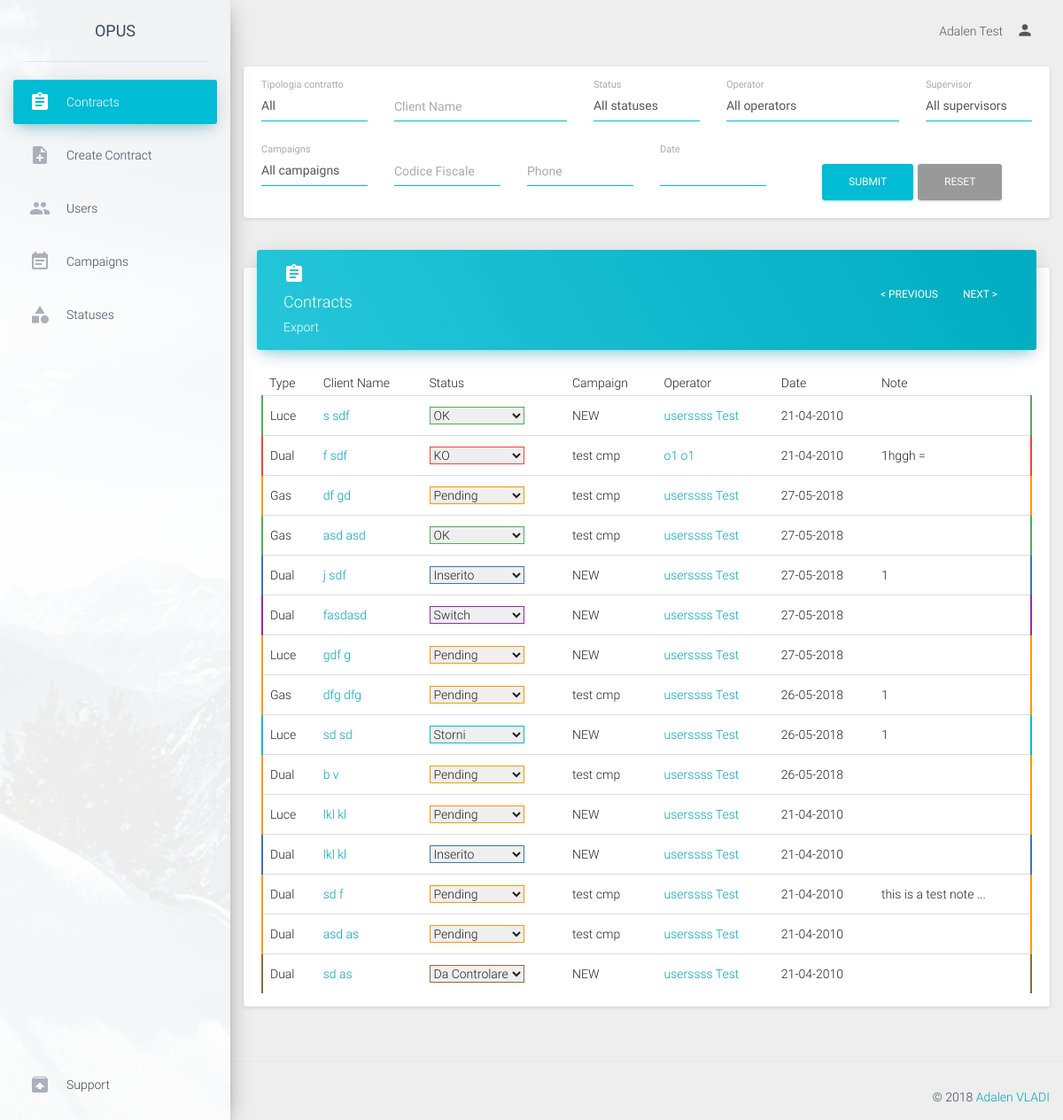
Before: /admin/contracts (signed in) with the older database file.
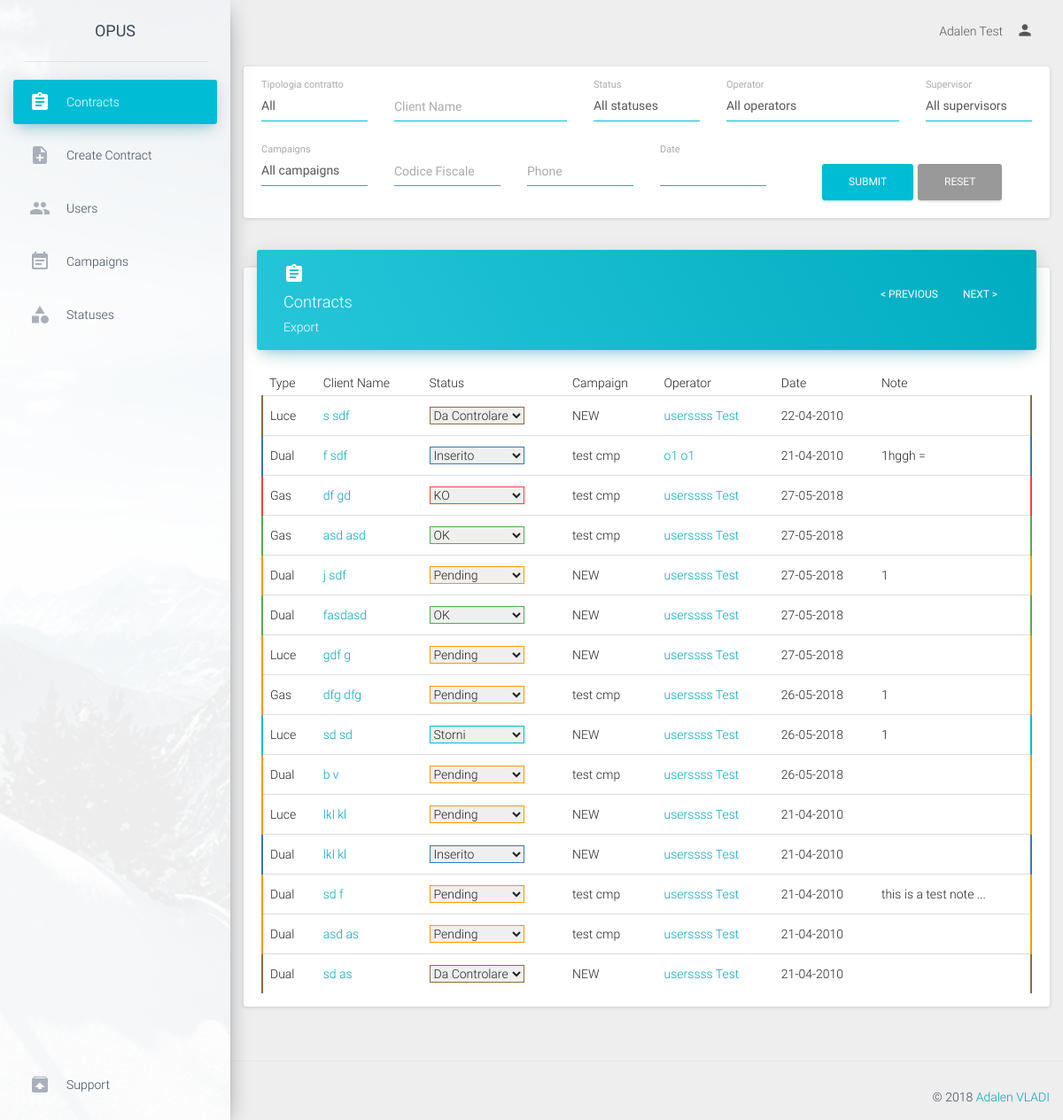
After: the same page with the newer database file.
### tables this page shows
CREATE TABLE `contracts` (
  `contract_id` int(11) NOT NULL,
  `contract_type` enum('luce','gas','dual') NOT NULL,
  `proposal_number` varchar(50) NOT NULL,
  `date` date NOT NULL,
  `ugm_cb` enum('true','false') NOT NULL DEFAULT 'false',
  `analisi_cb` enum('true','false') NOT NULL DEFAULT 'false',
  `iniziative_cb` enum('true','false') NOT NULL DEFAULT 'false',
  `toponimo` enum('via') NOT NULL,
  `address` text NOT NULL,
  `civico` varchar(30) NOT NULL,
  `price` varchar(50) NOT NULL,
  `location` varchar(100) NOT NULL,
  `uf_toponimo` enum('via') NOT NULL,
  `uf_address` text NOT NULL,
  `uf_civico` varchar(30) NOT NULL,
  `uf_price` varchar(50) NOT NULL,
  `uf_location` varchar(100) NOT NULL,
  `ddf_toponimo` enum('via') NOT NULL,
  `ddf_address` text NOT NULL,
  `ddf_civico` varchar(30) NOT NULL,
  `ddf_price` varchar(50) NOT NULL,
  `ddf_location` varchar(100) NOT NULL,
  `ubicazione_fornitura` enum('resident','non_resident') NOT NULL,
  `domicillazione_documenti_fatture` enum('residenza','ubicazione_fornitura','altro') NOT NULL,
  `listino` varchar(50) NOT NULL,
  `gas_request_type` varchar(50) NOT NULL,
  `gas_pdr` varchar(50) NOT NULL,
  `gas_fornitore_uscente` varchar(50) NOT NULL,
  `gas_consume_annuo` varchar(50) NOT NULL,
  `gas_tipo_riscaldamento` enum('true','false') NOT NULL,
  `gas_tipo_cottura_acqua` enum('true','false') NOT NULL,
  `gas_remi` varchar(50) NOT NULL,
  `gas_matricola` varchar(50) NOT NULL,
  `luce_request_type` varchar(50) NOT NULL,
  `luce_pod` varchar(50) NOT NULL,
  `luce_fornitore_uscente` varchar(50) NOT NULL,
  `luce_opzione_oraria` varchar(50) NOT NULL,
  `luce_potenza` varchar(50) NOT NULL,
  `luce_tensione` varchar(50) NOT NULL,
  `luce_consume_annuo` varchar(50) NOT NULL,
  `fature_via_email` enum('true','false') NOT NULL,
  `operator` int(11) NOT NULL COMMENT 'user id',
  `status` int(11) NOT NULL DEFAULT '1' COMMENT 'status id',
  `cancellation_reason` varchar(100) NOT NULL,
  `gender` enum('male','female') NOT NULL,
  `rag_sociale` text NOT NULL,
  `first_name` varchar(50) NOT NULL,
  `last_name` varchar(50) NOT NULL,
  `bussines_name` varchar(50) NOT NULL,
  `client_type` enum('personal','intestario','delega') NOT NULL,
  `tel_number` varchar(30) NOT NULL,
  `alt_number` varchar(30) NOT NULL,
  `cel_number` varchar(30) NOT NULL,
  `cel_number2` varchar(30) NOT NULL,
  `cel_number3` varchar(30) NOT NULL,
  `email` varchar(50) NOT NULL,
  `alt_email` varchar(50) NOT NULL,
  `birth_nation` varchar(50) NOT NULL,
  `vat_number` varchar(50) NOT NULL,
  `partita_iva` varchar(50) NOT NULL,
  `birth_date` date NOT NULL,
  `birth_municipality` varchar(50) NOT NULL,
  `delega_first_name` varchar(50) NOT NULL,
  `delega_last_name` varchar(50) NOT NULL,
  `delega_vat_number` varchar(100) NOT NULL,
  `document_type` enum('id_card','passport') NOT NULL,
  `document_number` varchar(100) NOT NULL,
  `document_date` date NOT NULL,
  `iban_code` varchar(50) NOT NULL,
  `iban_accounthoder` varchar(50) NOT NULL,
  `iban_fiscal_code` varchar(50) NOT NULL,
  `payment_type` enum('postal','cc') NOT NULL,
  `note` text NOT NULL,
  `campaign` int(11) NOT NULL COMMENT 'campaign_id',
  `supervisor` int(11) NOT NULL COMMENT 'user_id'
);

CREATE TABLE `campaigns` (
  `campaign_id` int(11) NOT NULL,
  `campaign_name` varchar(50) NOT NULL,
  `campaign_description` text NOT NULL
);

CREATE TABLE `users` (
  `user_id` int(11) NOT NULL,
  `username` varchar(50) NOT NULL,
  `password` text NOT NULL,
  `first_name` varchar(50) NOT NULL,
  `last_name` varchar(50) NOT NULL,
  `role` enum('operator','supervisor','backoffice','admin') NOT NULL DEFAULT 'operator',
  `supervisor` int(11) NOT NULL COMMENT 'user_id'
);

### application/controller/admin.php (called while the page is built, shortened)
<?php
class admin extends Controller
{
    function contracts(){
        $operators=$this->model->getUsersByRole('operator');
    	$contracts=$this->model->getContracts();
        $campaigns=$this->model->getCampaigns();
        $statuses=$this->model->getStatuses();
   		require APP . 'view/admin/header.php';
        require APP . 'view/admin/contracts.php';
        require APP . 'view/admin/footer.php';
    }
}

### public/index.php (called while the page is built, shortened)
<?php
require APP . 'core/controller.php';
$app = new Application();

### application/core/controller.php (called while the page is built, shortened)
<?php
class Controller
{
    public $db = null;
    private function openDatabaseConnection()
    {
        $options = array(PDO::ATTR_DEFAULT_FETCH_MODE => PDO::FETCH_OBJ, PDO::ATTR_ERRMODE => PDO::ERRMODE_WARNING);
        $this->db = new PDO(DB_TYPE . ':host=' . DB_HOST . ';dbname=' . DB_NAME . ';charset=' . DB_CHARSET, DB_USER, DB_PASS, $options);
    }
    public function loadModel()
    {
        if (isset($_SESSION['role'])) {
            switch ($_SESSION['role']) {
                case 'admin':
                    require APP . 'model/admin.php';
                    break;
            }
        }else{
            require APP . 'model/model.php';
        }
        $this->model = new Model($this->db);
    }
}

### application/model/admin.php (called while the page is built, shortened)
<?php
class Model
{
    function __construct($db)
    {
        try {
            $this->db = $db;
        } catch (PDOException $e) {
            exit('Database connection could not be established.');
        }
    }
    public function getUsersByRole($role){
        $sql="SELECT * FROM users where role = :role";
        $query=$this->db->prepare($sql);
        $query->execute(array(':role' =>$role));
        return $query->fetchAll();
    }
    public function getStatuses(){
        $sql='SELECT * FROM status';
        $query = $this->db->prepare($sql);
        $query->execute();
        return $query->fetchAll();
    }
    public function getCampaigns(){
        $sql='SELECT * FROM campaigns';
        $query = $this->db->prepare($sql);
        $query->execute();
        return $query->fetchAll();
    }
    public function getContracts($export=null){
        $page         = (int)(isset($_REQUEST['page'])? $_REQUEST['page']:0);
        $contract_type= (isset($_REQUEST['contract_type'])?$_REQUEST['contract_type']:'%');
        $operator     = (isset($_REQUEST['operator'])?$_REQUEST['operator']:'%');
        $date         = (isset($_REQUEST['date'])?$_REQUEST['date']:'');
        $client_name  = (isset($_REQUEST['client_name'])?$_REQUEST['client_name']:'');
        $status       = (isset($_REQUEST['status'])?$_REQUEST['status']:'%');
        $campaign     = (isset($_REQUEST['campaign'])?$_REQUEST['campaign']:'%');
        $supervisor     = (isset($_REQUEST['supervisor'])?$_REQUEST['supervisor']:'%');
        $phone        = (isset($_REQUEST['phone'])?$_REQUEST['phone']:'%');
        $codice_fiscale= (isset($_REQUEST['codice_fiscale'])?$_REQUEST['codice_fiscale']:'%');
        $limiter      = 30;
        $pager        = $limiter*$page;
		if ($date!='') {
	        $date =explode('-',(isset($_GET['date'])?$_GET['date']:''));
			$date1 = date("Y-m-d", strtotime($date[0]));
			$date2 = date("Y-m-d", strtotime($date[1]));
		} else {
			$date1 ="1999-01-01";
			$date2 ="2099-01-01";
		}
		if ($client_name!=''){
			if (count(explode(' ',$client_name))>1) {
				$first_name=explode(' ',$client_name)[0].'%';
				$last_name=explode(' ',$client_name)[1].'%';
			}else{
				$first_name=$client_name.'%';
				$last_name='%';
			}
		} else {
				$first_name='%';
				$last_name='%';
		}
        if ($codice_fiscale==''){$codice_fiscale='%';}else {$codice_fiscale.='%';};
        $sql="SELECT * FROM contracts
        		WHERE contract_type LIKE :contract_type
        			AND  operator LIKE :operator
        			AND (   DATE(`date`) >= DATE(:date1)
                        AND
                            DATE(`date`) <= DATE(:date2)
                        )
        			AND (
                            (first_name LIKE :first_name AND last_name LIKE :last_name)
        				OR
                            (first_name LIKE :last_name AND last_name LIKE :first_name)
                        )
        			AND status LIKE :status
                    AND (   (tel_number LIKE :phone)
                        OR  (alt_number LIKE :phone)
                        OR  (cel_number LIKE :phone)
                        OR  (cel_number2 LIKE :phone)
                        OR  (cel_number3 LIKE :phone)
                        )
                    AND vat_number LIKE :codice_fiscale
                    AND campaign LIKE :campaign
                    AND supervisor LIKE :supervisor
                ORDER BY contract_id DESC ";
        if (!$export) {
            $sql.=" LIMIT :pager , :limiter";
            $query = $this->db->prepare($sql);
            $query->bindParam(':pager', $pager, PDO::PARAM_INT);
            $query->bindParam(':limiter', $limiter, PDO::PARAM_INT);
        }else{
            $query = $this->db->prepare($sql);
        }
        $query->bindParam(':contract_type', $contract_type);
        $query->bindParam(':operator', $operator);
        $query->bindParam(':date1', $date1);
        $query->bindParam(':date2', $date2);
      	$query->bindParam(':first_name', $first_name);
        $query->bindParam(':last_name', $last_name);
        $query->bindParam(':status', $status);
        $query->bindParam(':phone', $phone);
        $query->bindParam(':codice_fiscale', $codice_fiscale);
        $query->bindParam(':campaign', $campaign);
        $query->bindParam(':supervisor', $supervisor);
        $query->execute();
        if (!$export) {
            return $query->fetchAll();
        }
    }
}

### application/view/admin/contracts.php (the view, shortened to what the rows shown need)
<div class="content" style="margin-top: 20px">
                                    <?php
                                        $output='';
                                        foreach ($operators as $operator) {
                                            $output.='<option value="'.$operator->user_id.'" >'.$operator->first_name.' '.$operator->last_name.'</option>';
                                        }
                                    ?>
        <div class="row">
            <div class="col-md-12">
                <div class="card">
                    <div class="card-content table-responsive">
                        <table class="table table-hover">
                            <thead>
                                <th>Type</th>
                                <th>Client Name</th>
                                <th>Status</th>
                                <th>Campaign</th>
                                <th>Operator</th>
                                <th>Date</th>
                                <th>Note</th>
                            </thead>
                            <tbody>
                                <?php
                                    $output='';
                                    foreach ($contracts as $contract) {
                                        $output.='<tr class="tdColor'.$contract->status.'">';
                                                    if ($contract->contract_type=='gas') {
                                                        $output.='<td>Gas</td>';
                                                    }elseif ($contract->contract_type=='luce') {
                                                        $output.='<td>Luce</td>';
                                                    }else {
                                                        $output.='<td>Dual</td>';
                                                    }
                                        $output.='<td><a href="viewContract/'.$contract->contract_id.'">'.$contract->first_name.' '.$contract->last_name.'</a></td>';
                                         $output.='<td><select class="ss'.$contract->contract_id.' statusColor'.$contract->status.'" onchange="editContractStatus('.$contract->contract_id.',Number(this.value))" id="status_select">';
                                                    foreach ($statuses as $key => $status) {
                                                        if ($status->status_id==$contract->status) {
                                                            $output.='<option class="oldstatus'.$contract->contract_id.'" value="'.$status->status_id.'" selected="">'.$status->status_name.'</option>';
                                                        }else{
                                                             $output.='<option value="'.$status->status_id.'">'.$status->status_name.'</option>';
                                                        }
                                                    }
                                        $output.='</select></td>';
                                                    foreach ($campaigns as $key => $campaign) {
                                                        if ($campaign->campaign_id==$contract->campaign) {
                                                            $campaign1=$campaign->campaign_name;
                                                            break;
                                                        }
                                                    }
                                        $output.='<td>'.$campaign1.'</td>';
                                                        foreach($operators as $user) {
                                                            if ($contract->operator == $user->user_id) {
                                                                $operator = $user;
                                                                break;
                                                            }
                                                        }
                                                        if (isset($operator)) {
                                                            $output.='<td><a href="viewUser/'.$operator->user_id.'">'.$operator->first_name.' '.$operator->last_name.'</td>';
                                                        } else {
                                                            $output.= '<td></td>';
                                                        }
                                        $note=(strlen($contract->note)>20)?substr($contract->note, 0,20).'...':$contract->note;
                                        $output.='<td>'.date('d-m-Y',strtotime($contract->date)).'</td>
                                                   <td title="'.$contract->note.'">'.$note.'</td>';
                                        $output.='</tr>';
                                    }
                                    echo $output;
                                 ?>
                            </tbody>
                        </table>
                    </div>
                </div>
            </div>
        </div>
    </div>

Changed rows visible on the page:
changed contracts (number 1 of 15 on the later page): status 2 → 5 (drawn); value "OK" → "Da Controlare"; date "21-04-2010" → "22-04-2010"
changed contracts "1hggh =": status 3 → 4 (drawn); value "KO" → "Inserito"
changed contracts "df": status 1 → 3 (drawn); value "Pending" → "KO"
changed contracts (number 5 of 15 on the later page): status 4 → 1 (drawn); value "Inserito" → "Pending"
changed contracts "fasdasd": status 6 → 2 (drawn); value "Switch" → "OK"
